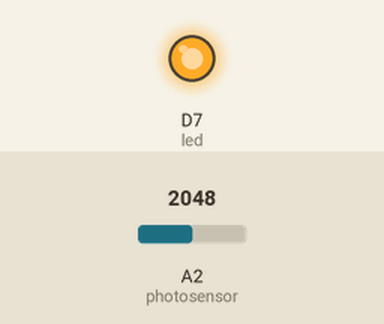
This sketch was run on a simulated Particle Photon. Shown: output pins drawn as LEDs (lit = HIGH). The inputs (shaded band) are chosen by the test bench; at power-on: A2 (photosensor) = 2048.

Above: at 2.5 s.
At 7.5 s:
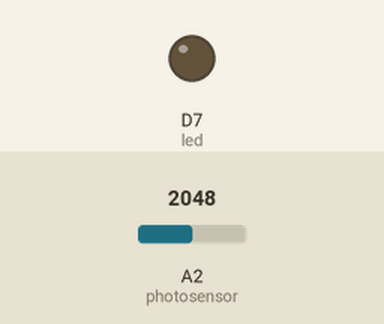
Timing chart, 0 to 13.0 s (numbered marks = the images above):
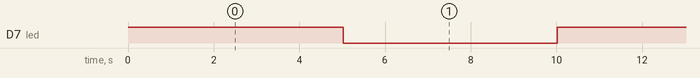

Measured:
- by itself, D7 (led): alternates HIGH for 5.0 s and LOW for 5.0 s

The sketch:

Photosensor.ino
```cpp
int photosensor = A2;
int lightvalue;
int led = D7;

void setup() {
    pinMode(led, OUTPUT);
}

void loop() {
    digitalWrite(led, HIGH);

    lightvalue = analogRead(photosensor);

    Particle.publish("light", String::format("%d", lightvalue), PRIVATE);

    delay(5000);

    digitalWrite(led, LOW);

    delay(5000);
}
```
